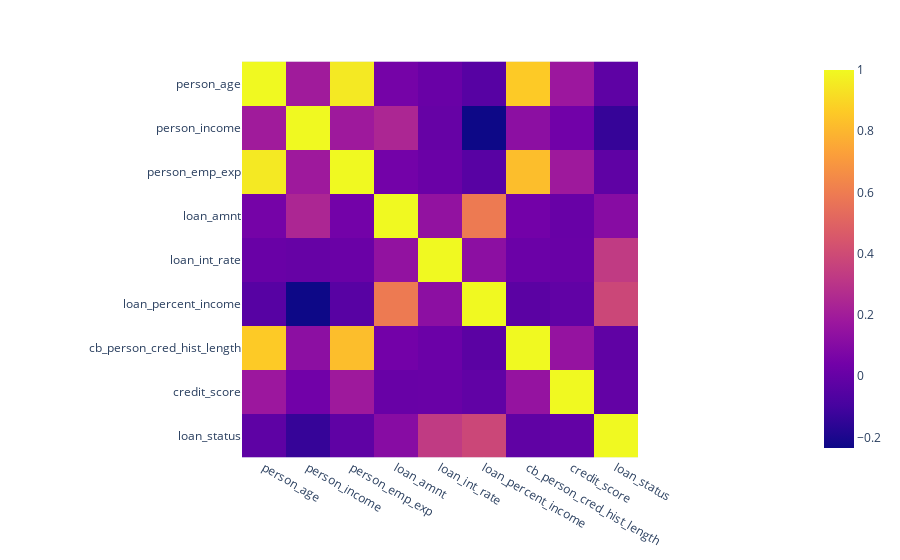

The notebook cell saved with this chart:
### Markdown cell above
Ahora, utiliza la función `px.imshow` que viene dentro de la librería de plotly para mostrar un mapa de calor con la correlación de las variables numéricas en el DataFrame. Esta correlación la puedes calcular haciendo uso del método `.corr`, empleando el argumento `numeric_only=True` para que se aplique únicamente sobre variables de tipo número.

### Code cell
# INSERTA CÓDIGO AQUÍ
px.imshow(df.corr(numeric_only=True))

### Figure 1 — Plotly figure (JSON) as saved in the notebook; plotly's stock layout.template omitted (floating-point values rounded to 4 significant figures)
{"data": [{"coloraxis": "coloraxis", "hovertemplate": "x: %{x}<br>y: %{y}<br>color: %{z}<extra></extra>", "name": "0", "type": "heatmap", "x": ["person_age", "person_income", "person_emp_exp", "loan_amnt", "loan_int_rate", "loan_percent_income", "cb_person_cred_hist_length", "credit_score", "loan_status"], "xaxis": "x", "y": ["person_age", "person_income", "person_emp_exp", "loan_amnt", "loan_int_rate", "loan_percent_income", "cb_person_cred_hist_length", "credit_score", "loan_status"], "yaxis": "y", "z": [[1, 0.1937, 0.9544, 0.05075, 0.0134, -0.0433, 0.862, 0.1784, -0.02148], [0.1937, 1, 0.186, 0.2423, 0.00151, -0.2342, 0.1243, 0.03592, -0.1358], [0.9544, 0.186, 1, 0.04459, 0.01663, -0.03986, 0.8243, 0.1862, -0.02048], [0.05075, 0.2423, 0.04459, 1, 0.1461, 0.593, 0.04297, 0.009074, 0.1077], [0.0134, 0.00151, 0.01663, 0.1461, 1, 0.1252, 0.01801, 0.0115, 0.332], [-0.0433, -0.2342, -0.03986, 0.593, 0.1252, 1, -0.03187, -0.01148, 0.3849], [0.862, 0.1243, 0.8243, 0.04297, 0.01801, -0.03187, 1, 0.1552, -0.01485], [0.1784, 0.03592, 0.1862, 0.009074, 0.0115, -0.01148, 0.1552, 1, -0.007647], [-0.02148, -0.1358, -0.02048, 0.1077, 0.332, 0.3849, -0.01485, -0.007647, 1]]}], "layout": {"coloraxis": {"colorscale": [[0, "#0d0887"], [0.1111, "#46039f"], [0.2222, "#7201a8"], [0.3333, "#9c179e"], [0.4444, "#bd3786"], [0.5556, "#d8576b"], [0.6667, "#ed7953"], [0.7778, "#fb9f3a"], [0.8889, "#fdca26"], [1, "#f0f921"]]}, "margin": {"t": 60}, "xaxis": {"anchor": "y", "constrain": "domain", "domain": [0, 1], "scaleanchor": "y"}, "yaxis": {"anchor": "x", "autorange": "reversed", "constrain": "domain", "domain": [0, 1]}}}
